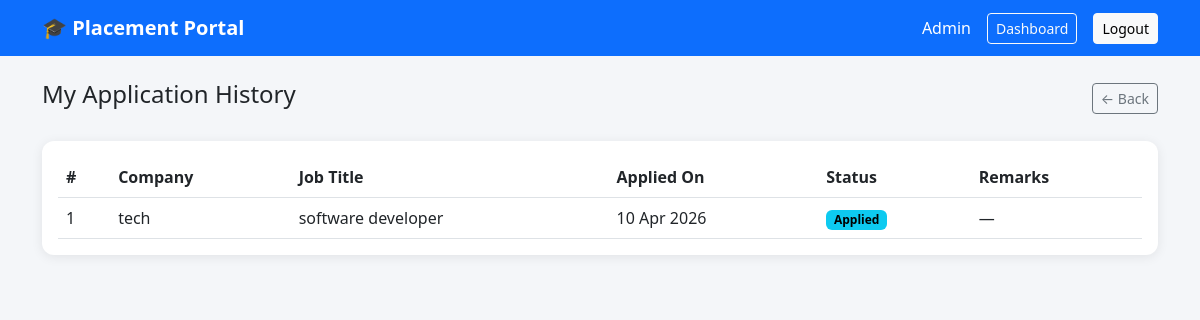
Page /student/history (signed in) on the committed database.
### models.py (models this page shows, shortened)
class Admin(UserMixin, db.Model):
    id       = db.Column(db.Integer,     primary_key=True)
    username = db.Column(db.String(50),  unique=True, nullable=False)
    email    = db.Column(db.String(120), unique=True, nullable=False)
    name     = db.Column(db.String(100), nullable=False)
    password = db.Column(db.String(256), nullable=False)
    role     = 'admin'

class Application(db.Model):
    id         = db.Column(db.Integer, primary_key=True)
    student_id = db.Column(db.Integer, db.ForeignKey('student.id'),         nullable=False)
    drive_id   = db.Column(db.Integer, db.ForeignKey('placement_drive.id'), nullable=False)
    applied_on = db.Column(db.DateTime, default=datetime.utcnow)
    status     = db.Column(db.String(20), default='Applied')
    remarks    = db.Column(db.String(300))
    __table_args__ = (db.UniqueConstraint('student_id', 'drive_id'),)

class Company(UserMixin, db.Model):
    id             = db.Column(db.Integer,     primary_key=True)
    username       = db.Column(db.String(50),  unique=True, nullable=False)
    email          = db.Column(db.String(120), unique=True, nullable=False)
    name           = db.Column(db.String(150), nullable=False)
    hr_contact     = db.Column(db.String(100))
    phone          = db.Column(db.String(20))
    website        = db.Column(db.String(200))
    overview       = db.Column(db.Text)
    password       = db.Column(db.String(256), nullable=False)
    is_approved    = db.Column(db.Boolean, default=False)
    is_blacklisted = db.Column(db.Boolean, default=False)
    joined_on      = db.Column(db.DateTime, default=datetime.utcnow)
    role           = 'company'
    drives = db.relationship('PlacementDrive', backref='company', lazy=True, cascade='all, delete-orphan')

class PlacementDrive(db.Model):
    id          = db.Column(db.Integer,     primary_key=True)
    company_id  = db.Column(db.Integer,     db.ForeignKey('company.id'), nullable=False)
    job_title   = db.Column(db.String(150), nullable=False)
    description = db.Column(db.Text,        nullable=False)
    eligibility = db.Column(db.Text)
    salary      = db.Column(db.String(50))
    location    = db.Column(db.String(100))
    deadline    = db.Column(db.Date)
    status      = db.Column(db.String(20),  default='Pending')
    created_on  = db.Column(db.DateTime,    default=datetime.utcnow)
    applications = db.relationship('Application', backref='drive', lazy=True, cascade='all, delete-orphan')

### routes/student.py (the view)
@student_bp.route('/history')
@login_required
def history():
    applications = Application.query.filter_by(student_id=current_user.id)\
                                    .order_by(Application.applied_on.desc()).all()
    return render_template('student/history.html', applications=applications)

### extensions.py (called while the page is built)
@login_manager.user_loader
def load_user(user_id):
    from flask import session
    from models import Admin, Company, Student
    role = session.get('role')
    if role == 'admin':
        return Admin.query.get(int(user_id))
    if role == 'company':
        return Company.query.get(int(user_id))
    if role == 'student':
        return Student.query.get(int(user_id))

### templates/student/history.html (shortened to what this page needs)
{% extends 'base.html' %}
{% block content %}
<div class="d-flex justify-content-between align-items-center mb-4">
    <h4>My Application History</h4>
    <a href="{{ url_for('student.dashboard') }}" class="btn btn-outline-secondary btn-sm">← Back</a>
</div>
{% if applications %}
<div class="card p-3">
    <table class="table table-hover mb-0">
        <thead>
            <tr>
                <th>#</th>
                <th>Company</th>
                <th>Job Title</th>
                <th>Applied On</th>
                <th>Status</th>
                <th>Remarks</th>
            </tr>
        </thead>
        <tbody>
            {% for app in applications %}
            <tr>
                <td>{{ loop.index }}</td>
                <td>{{ app.drive.company.name }}</td>
                <td>{{ app.drive.job_title }}</td>
                <td>{{ app.applied_on.strftime('%d %b %Y') }}</td>
                <td><span class="badge badge-{{ app.status | lower }}">{{ app.status }}</span></td>
                <td>{{ app.remarks or '—' }}</td>
            </tr>
            {% endfor %}
        </tbody>
    </table>
</div>
{% else %}
    <div class="alert alert-info">No applications yet.</div>
{% endif %}
{% endblock %}

### templates/base.html (shortened to what this page needs)
<!DOCTYPE html>
<html lang="en">
<head>
    <link href="https://cdn.jsdelivr.net/npm/bootstrap@5.3.0/dist/css/bootstrap.min.css" rel="stylesheet">
</head>
<body>
<nav class="navbar navbar-expand-lg navbar-dark bg-primary mb-4">
    <div class="container">
        <a class="navbar-brand" href="/">🎓 Placement Portal</a>
        <div class="ms-auto d-flex align-items-center gap-3">
            {% if current_user.is_authenticated %}
                <span class="text-white">{{ current_user.name }}</span>
                {% if current_user.role == 'admin' %}
                    <a href="{{ url_for('admin.dashboard') }}"   class="btn btn-outline-light btn-sm">Dashboard</a>
                {% elif current_user.role == 'company' %}
                    <a href="{{ url_for('company.dashboard') }}" class="btn btn-outline-light btn-sm">Dashboard</a>
                {% else %}
                    <a href="{{ url_for('student.dashboard') }}" class="btn btn-outline-light btn-sm">Dashboard</a>
                    <a href="{{ url_for('student.history') }}"   class="btn btn-outline-light btn-sm">History</a>
                {% endif %}
                <a href="{{ url_for('auth.logout') }}" class="btn btn-light btn-sm">Logout</a>
            {% else %}
                <a href="{{ url_for('auth.login') }}"    class="btn btn-outline-light btn-sm">Login</a>
                <a href="{{ url_for('auth.register') }}" class="btn btn-light btn-sm">Register</a>
            {% endif %}
        </div>
    </div>
</nav>
<div class="container">
    {% block content %}{% endblock %}
</div>
</body>
</html>

### templates/base.html (style rules this page uses)
body { background: #f4f6f9; }
.navbar-brand { font-weight: 700; }
.card { border: none; border-radius: 12px; box-shadow: 0 2px 12px rgba(0,0,0,0.08); }
.badge-applied { background: #0dcaf0; color: #000; }

### rows in the picture
Admin: name "Admin"
Application: drive.company.name "tech", drive.job_title "software developer", applied_on "10 Apr 2026", status "Applied", remarks "—"
